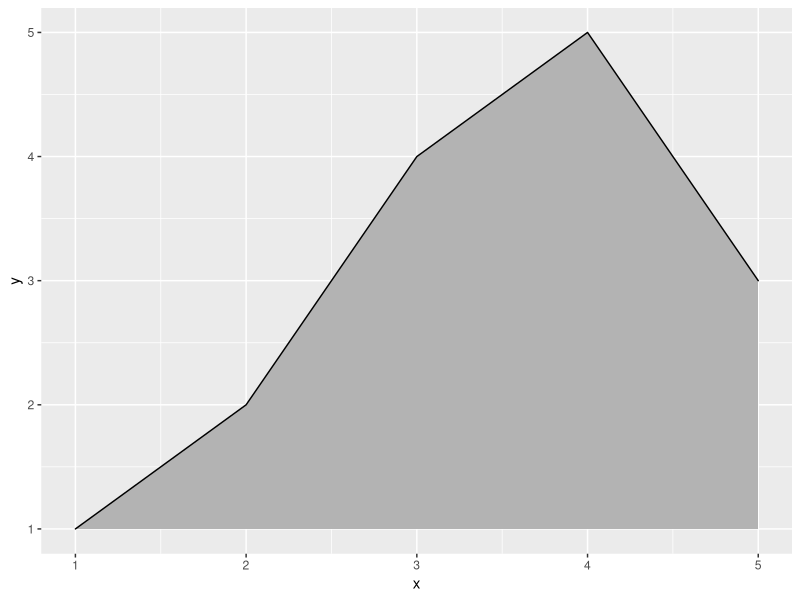
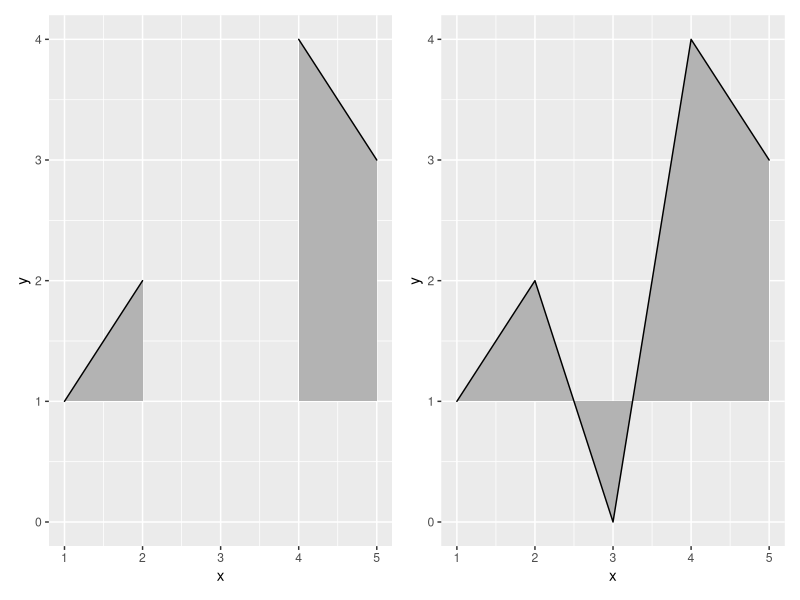
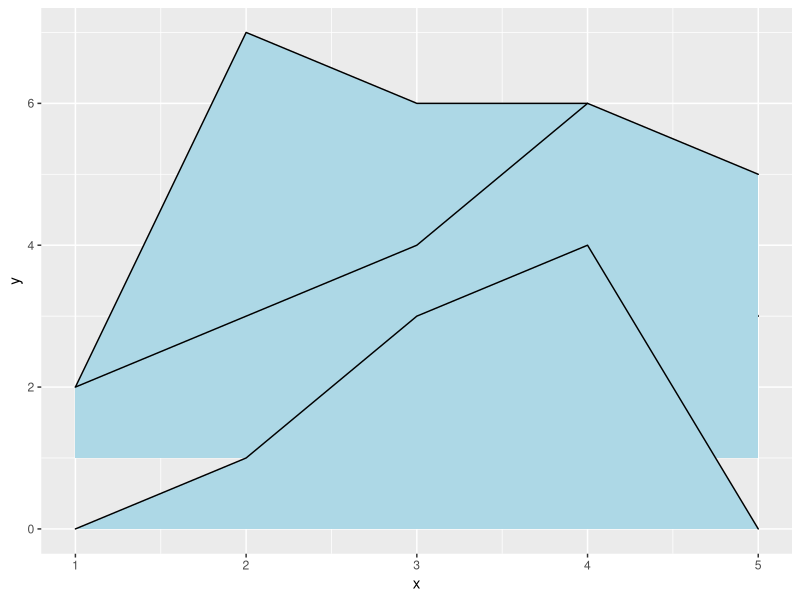
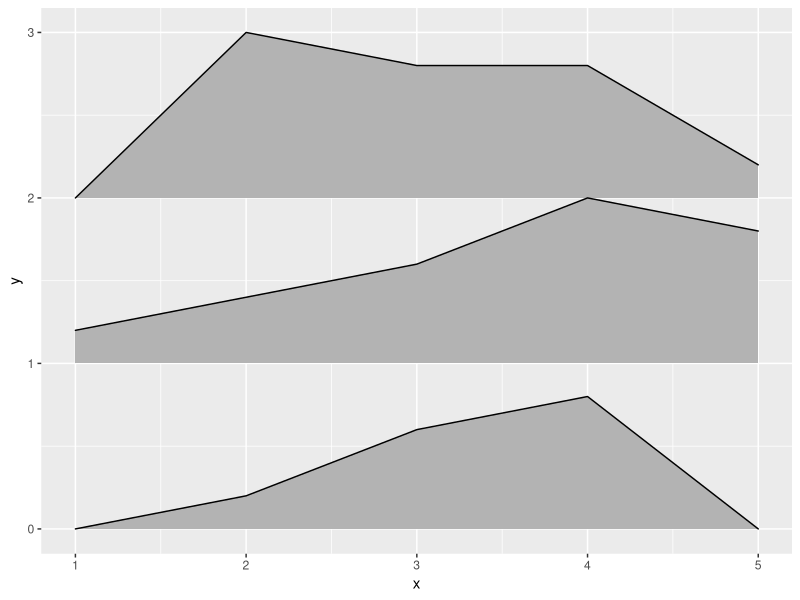
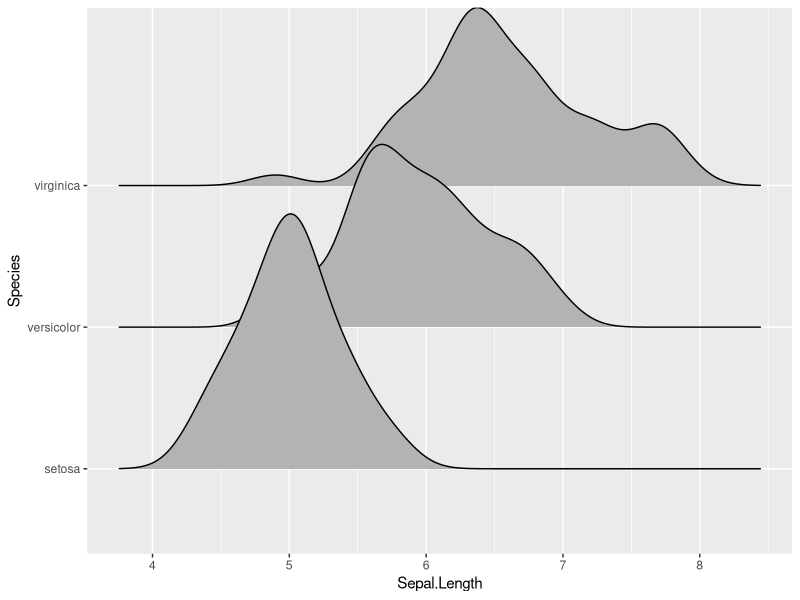
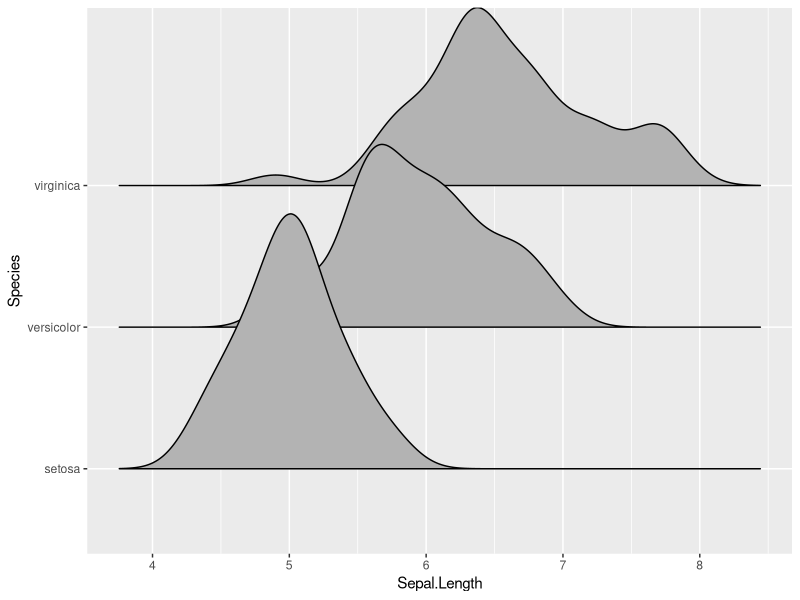
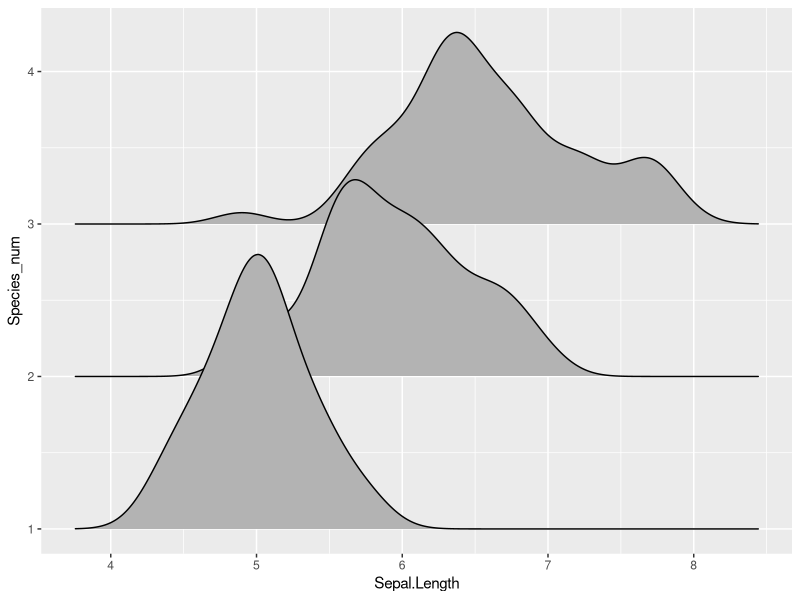
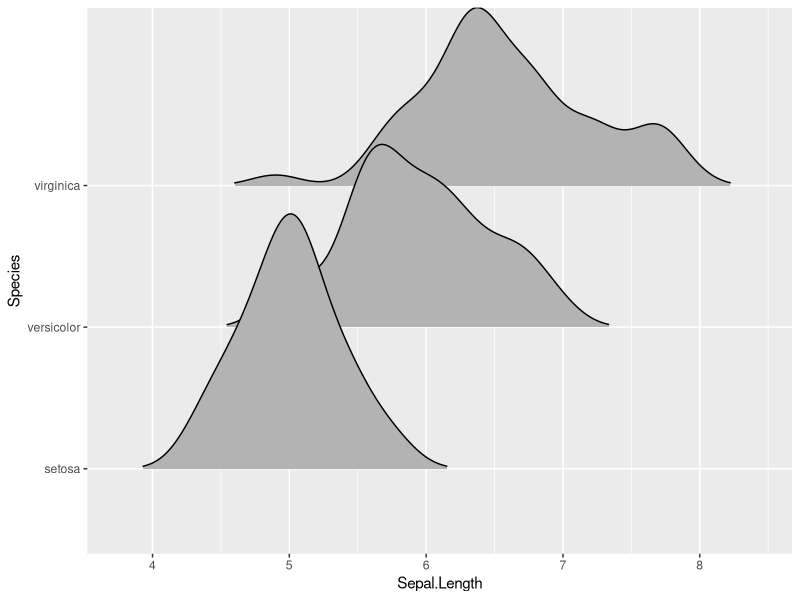

Generate these figures, in order, with R:
## ---- chunk 1
library(ggplot2)
library(ggridges)

data <- data.frame(x = 1:5, y = rep(1, 5), height = c(0, 1, 3, 4, 2))
ggplot(data, aes(x, y, height = height)) + geom_ridgeline()

## ---- chunk 2
library(patchwork) # for side-by-side plotting

data <- data.frame(x = 1:5, y = rep(1, 5), height = c(0, 1, -1, 3, 2))
plot_base <- ggplot(data, aes(x, y, height = height))

plot_base + geom_ridgeline() | plot_base + geom_ridgeline(min_height = -2)
## ---- chunk 3
d <- data.frame(
  x = rep(1:5, 3),
  y = c(rep(0, 5), rep(1, 5), rep(2, 5)),
  height = c(0, 1, 3, 4, 0, 1, 2, 3, 5, 4, 0, 5, 4, 4, 1)
)

ggplot(d, aes(x, y, height = height, group = y)) + 
  geom_ridgeline(fill = "lightblue")
## ---- chunk 4
ggplot(d, aes(x, y, height = height, group = y)) + 
  geom_density_ridges(stat = "identity", scale = 1)
## ---- chunk 5
ggplot(iris, aes(x = Sepal.Length, y = Species)) + geom_density_ridges()
## ---- chunk 6
ggplot(iris, aes(x = Sepal.Length, y = Species)) + geom_density_ridges2()
## ---- chunk 7
# modified dataset that represents species as a number
iris_num <- transform(iris, Species_num = as.numeric(Species))

# does not work, causes error
# ggplot(iris_num, aes(x = Sepal.Length, y = Species)) + geom_density_ridges()

# works 
ggplot(iris_num, aes(x = Sepal.Length, y = Species_num, group = Species_num)) + 
  geom_density_ridges()
## ---- chunk 8
ggplot(iris, aes(x = Sepal.Length, y = Species)) + 
  geom_density_ridges(rel_min_height = 0.01)
## ---- chunk 9
# scale = 0.9, not quite touching
ggplot(iris, aes(x = Sepal.Length, y = Species)) + geom_density_ridges(scale = 0.9)
# scale = 1, exactly touching
ggplot(iris, aes(x = Sepal.Length, y = Species)) + geom_density_ridges(scale = 1)
# scale = 5, substantial overlap
ggplot(iris, aes(x = Sepal.Length, y = Species)) + geom_density_ridges(scale = 5)
## ---- chunk 10
ggplot(iris, aes(x = Sepal.Length, y = Species)) + 
  geom_density_ridges(scale = 1) + facet_wrap(~Species)
## ---- chunk 11
d <- data.frame(
  x = rep(1:5, 3) + c(rep(0, 5), rep(0.3, 5), rep(0.6, 5)),
  y = c(rep(0, 5), rep(1, 5), rep(3, 5)),
  height = c(0, 1, 3, 4, 0, 1, 2, 3, 5, 4, 0, 5, 4, 4, 1))

ggplot(d, aes(x, y, height = height, group = y, fill = factor(x+y))) +
  geom_ridgeline_gradient() +
  scale_fill_viridis_d(direction = -1, guide = "none")
## ---- chunk 12
ggplot(lincoln_weather, aes(x = `Mean Temperature [F]`, y = Month, fill = stat(x))) +
  geom_density_ridges_gradient(scale = 3, rel_min_height = 0.01) +
  scale_fill_viridis_c(name = "Temp. [F]", option = "C") +
  labs(title = 'Temperatures in Lincoln NE in 2016')
## ---- chunk 13
ggplot(iris, aes(x = Sepal.Length, y = Species)) +
  stat_density_ridges(quantile_lines = TRUE)
## ---- chunk 14
ggplot(iris, aes(x = Sepal.Length, y = Species)) +
  stat_density_ridges(quantile_lines = TRUE, quantiles = 2)
## ---- chunk 15
ggplot(iris, aes(x = Sepal.Length, y = Species)) +
  stat_density_ridges(quantile_lines = TRUE, quantiles = c(0.025, 0.975), alpha = 0.7)
## ---- chunk 16
ggplot(iris, aes(x=Sepal.Length, y=Species, fill = factor(stat(quantile)))) +
  stat_density_ridges(
    geom = "density_ridges_gradient", calc_ecdf = TRUE,
    quantiles = 4, quantile_lines = TRUE
  ) +
  scale_fill_viridis_d(name = "Quartiles")
## ---- chunk 17
ggplot(iris, aes(x = Sepal.Length, y = Species, fill = factor(stat(quantile)))) +
  stat_density_ridges(
    geom = "density_ridges_gradient",
    calc_ecdf = TRUE,
    quantiles = c(0.025, 0.975)
  ) +
  scale_fill_manual(
    name = "Probability", values = c("#FF0000A0", "#A0A0A0A0", "#0000FFA0"),
    labels = c("(0, 0.025]", "(0.025, 0.975]", "(0.975, 1]")
  )
## ---- chunk 18
ggplot(iris, aes(x = Sepal.Length, y = Species, fill = 0.5 - abs(0.5 - stat(ecdf)))) +
  stat_density_ridges(geom = "density_ridges_gradient", calc_ecdf = TRUE) +
  scale_fill_viridis_c(name = "Tail probability", direction = -1)
## ---- chunk 19
ggplot(iris, aes(x = Sepal.Length, y = Species)) +
  geom_density_ridges(jittered_points = TRUE)
## ---- chunk 20
ggplot(iris, aes(x = Sepal.Length, y = Species)) +
  geom_density_ridges(
    jittered_points = TRUE, position = "raincloud",
    alpha = 0.7, scale = 0.9
  )
## ---- chunk 21
ggplot(iris, aes(x = Sepal.Length, y = Species)) +
  geom_density_ridges(
    jittered_points = TRUE,
    position = position_points_jitter(width = 0.05, height = 0),
    point_shape = '|', point_size = 3, point_alpha = 1, alpha = 0.7,
  )
## ---- chunk 22
ggplot(iris, aes(x = Sepal.Length, y = Species, fill = Species)) +
  geom_density_ridges(
    aes(point_color = Species, point_fill = Species, point_shape = Species),
    alpha = .2, point_alpha = 1, jittered_points = TRUE
  ) +
  scale_point_color_hue(l = 40) +
  scale_discrete_manual(aesthetics = "point_shape", values = c(21, 22, 23))
## ---- chunk 23
ggplot(iris, aes(x = Sepal.Length, y = Species, fill = Species)) +
  geom_density_ridges(
    aes(point_shape = Species, point_fill = Species, point_size = Petal.Length), 
    alpha = .2, point_alpha = 1, jittered_points = TRUE
  ) +
  scale_point_color_hue(l = 40) + scale_point_size_continuous(range = c(0.5, 4)) +
  scale_discrete_manual(aesthetics = "point_shape", values = c(21, 22, 23))
## ---- chunk 24
ggplot(iris, aes(x = Sepal.Length, y = Species)) +
  geom_density_ridges(
    jittered_points = TRUE, quantile_lines = TRUE, scale = 0.9, alpha = 0.7,
    vline_size = 1, vline_color = "red",
    point_size = 0.4, point_alpha = 1,
    position = position_raincloud(adjust_vlines = TRUE)
  )
## ---- chunk 25
ggplot(iris, aes(x = Sepal.Length, y = Species, height = stat(density))) + 
  geom_density_ridges(stat = "density")
## ---- chunk 26
library(dplyr)

iris_densities <- iris %>%
  group_by(Species) %>%
  group_modify(~ ggplot2:::compute_density(.x$Sepal.Length, NULL)) %>%
  rename(Sepal.Length = x)

iris_densities
## ---- chunk 27
ggplot(iris_densities, aes(x = Sepal.Length, y = Species, height = density)) + 
  geom_density_ridges(stat = "identity")
## ---- chunk 28
ggplot(iris, aes(x = Sepal.Length, y = Species, height = stat(density))) + 
  geom_density_ridges(stat = "binline", bins = 20, scale = 0.95, draw_baseline = FALSE)
## ---- chunk 29
ggplot(iris, aes(x = Sepal.Length, y = Species)) + 
  geom_density_ridges() + 
  theme_ridges()
## ---- chunk 30
ggplot(iris, aes(x = Sepal.Length, y = Species)) + 
  geom_density_ridges() + 
  scale_x_continuous(expand = c(0, 0)) +
  scale_y_discrete(expand = expand_scale(mult = c(0.01, .7))) +
  theme_ridges()
## ---- chunk 31
ggplot(iris, aes(x = Sepal.Length, y = Species)) + 
  geom_density_ridges() +
  scale_x_continuous(expand = c(0, 0)) +
  scale_y_discrete(expand = c(0, 0)) +
  coord_cartesian(clip = "off") +
  theme_ridges()
## ---- chunk 32
ggplot(iris, aes(x = Sepal.Length, y = Species)) + 
  geom_density_ridges() +
  scale_x_continuous(expand = c(0, 0)) +
  scale_y_discrete(expand = c(0, 0)) +
  coord_cartesian(clip = "off") + 
  theme_ridges(grid = FALSE, center_axis_labels = TRUE)
## ---- chunk 33
 ggplot(iris, aes(x = Sepal.Length, y = Species)) + 
   geom_density_ridges() + 
   scale_x_continuous(expand = c(0, 0)) +
   scale_y_discrete(expand = c(0, 0)) +
   coord_cartesian(clip = "off") +
   theme_minimal(base_size = 14) + 
   theme(axis.text.y = element_text(vjust = 0))
## ---- chunk 34
 ggplot(diamonds, aes(x = price, y = cut, fill = cut)) + 
   geom_density_ridges(scale = 4) + 
   scale_fill_cyclical(values = c("blue", "green"))
## ---- chunk 35
 ggplot(diamonds, aes(x = price, y = cut, fill = cut)) + 
   geom_density_ridges(scale = 4) + 
   scale_fill_cyclical(values = c("blue", "green"), guide = "legend")
## ---- chunk 36
 ggplot(diamonds, aes(x = price, y = cut, fill = cut)) + 
   geom_density_ridges(scale = 4) + 
   scale_fill_cyclical(
     name = "Fill colors",
     values = c("blue", "green"),
     labels = c("Fair" = "blue", "Good" = "green"),
     guide = "legend"
   )
## ---- chunk 37
 ggplot(diamonds, aes(x = price, y = cut, fill = cut, color = cut)) + 
   geom_density_ridges(scale = 4, size = 1) + 
   scale_fill_cyclical(
     name = "Color scheme",
     values = c("blue", "green"), guide = "legend",
     labels = c("Fair" = "blue w/ black outline", "Good" = "green w/ yellow outline")
    ) +
   scale_color_cyclical(
     name = "Color scheme",
     values = c("black", "yellow"), guide = "legend",
     labels = c("Fair" = "blue w/ black outline", "Good" = "green w/ yellow outline")
   )
## ---- chunk 38
ggplot(mpg, aes(x = class, fill = class, color = class)) + 
  geom_bar(size = 1.5) +
  scale_fill_cyclical(
    name = "Color scheme",
    values = c("blue", "green"), guide = "legend",
    labels = c("blue w/ black outline", "green w/ yellow outline")
  ) +
  scale_color_cyclical(
    name = "Color scheme",
    values = c("black", "yellow"), guide = "legend",
    labels = c("blue w/ black outline", "green w/ yellow outline")
  )
## ---- chunk 39
mpg %>% group_by(class) %>% 
  tally() %>% 
  arrange(desc(n)) %>%
  mutate(class = factor(class, levels = class)) %>%
  ggplot(aes(x = class, y = n, fill = class)) + 
  geom_col() +
  scale_fill_cyclical(values = c("#4040B0", "#9090F0")) +
  scale_y_continuous(expand = c(0, 0)) + 
  theme_minimal()
